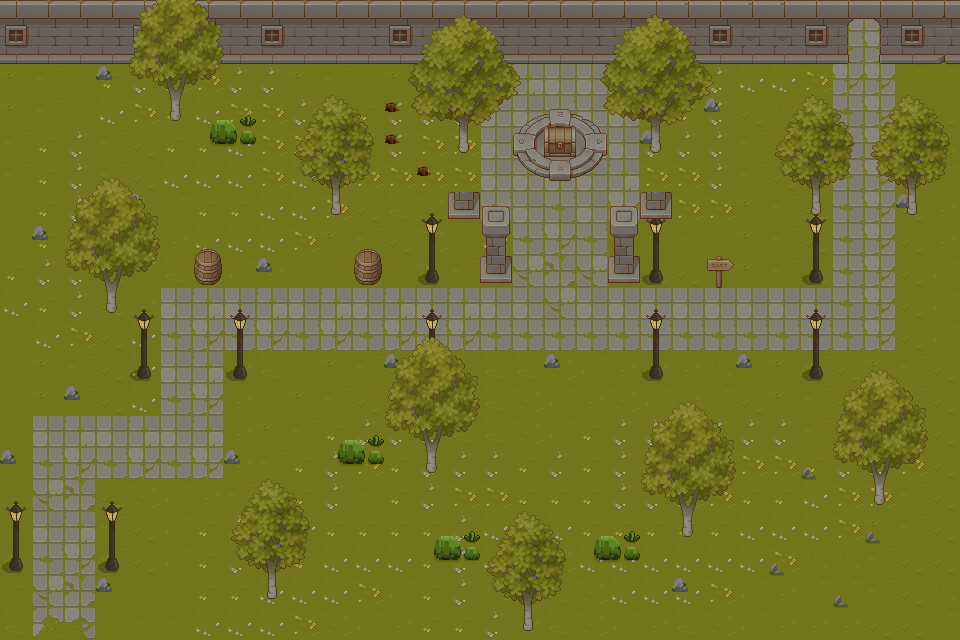

The image is a tile-based game level rendered from a .tmx file. Its description and complete source (layers, tilesets, objects, tile grids) follow:
An orthogonal 30x20 tile map with 32x32 px tiles, 4 tile layers (Sloy 1, Sloy 2, Sloy 3, Sloy 4), 6 tilesets.

<map version="1.10" tiledversion="1.11.2" orientation="orthogonal" renderorder="right-down" width="30" height="20" tilewidth="32" tileheight="32" infinite="0" nextlayerid="5" nextobjectid="1">
 <tileset firstgid="1" name="trees" tilewidth="32" tileheight="32" tilecount="16" columns="4">
  <image source="AnimatedTreeFree/Freedecorations.png" width="128" height="128" />
 </tileset>
 <tileset firstgid="17" name="1" tilewidth="32" tileheight="32" tilecount="64" columns="8">
  <image source="Texture/TX Tileset Grass.png" width="256" height="256" />
 </tileset>
 <tileset firstgid="81" name="2" tilewidth="32" tileheight="32" tilecount="256" columns="16">
  <image source="Texture/TX Props.png" width="512" height="512" />
 </tileset>
 <tileset firstgid="337" name="3" tilewidth="32" tileheight="32" tilecount="256" columns="16">
  <image source="Texture/TX Struct.png" width="512" height="512" />
 </tileset>
 <tileset firstgid="593" name="4" tilewidth="32" tileheight="32" tilecount="256" columns="16">
  <image source="Texture/TX Plant.png" width="512" height="512" />
 </tileset>
 <tileset firstgid="849" name="5" tilewidth="32" tileheight="32" tilecount="256" columns="16">
  <image source="Texture/TX Tileset Wall.png" width="512" height="512" />
 </tileset>
 <layer id="1" name="Sloy 1" width="30" height="20">
  <data encoding="csv">
17,17,17,17,17,17,17,17,17,25,25,25,17,17,17,17,17,17,17,17,17,25,17,18,19,20,49,50,17,18,
25,25,25,25,25,25,25,25,25,25,26,27,25,25,25,25,25,25,25,25,25,25,25,26,27,28,57,58,25,26,
18,19,17,37,38,46,46,38,38,18,19,17,18,19,20,49,50,49,49,50,17,37,38,45,45,46,58,58,36,36,
18,19,17,45,46,37,45,46,46,38,38,37,38,38,38,49,49,57,49,50,17,37,38,20,28,17,57,58,20,20,
19,37,38,19,20,37,37,45,46,46,46,38,38,46,46,57,49,50,50,50,38,38,38,19,20,17,57,58,20,28,
19,37,38,19,20,45,45,45,46,45,46,46,46,46,46,49,49,49,49,50,46,46,38,19,20,17,57,58,20,36,
17,37,38,20,20,36,37,37,45,45,46,20,41,42,41,57,57,57,57,58,45,46,46,18,19,20,57,58,20,44,
17,37,38,20,28,44,45,45,45,46,18,19,20,42,17,45,41,58,25,43,25,25,17,18,19,20,57,58,20,44,
37,38,38,20,36,41,42,43,44,17,17,17,17,18,19,17,41,66,33,43,20,20,17,18,19,20,57,58,20,43,
45,37,38,20,44,49,50,49,50,49,50,49,50,49,50,49,49,65,49,49,49,49,49,49,49,49,57,58,20,43,
17,45,46,20,45,57,58,57,58,57,58,57,58,57,58,57,57,57,57,57,57,57,57,57,57,57,57,58,20,43,
17,18,19,20,45,49,50,44,41,17,18,19,20,28,25,41,41,42,43,44,44,44,28,17,18,19,20,18,19,20,
17,18,19,20,45,57,58,44,17,18,19,20,28,17,33,41,42,43,44,42,43,44,36,20,18,19,20,18,19,20,
17,49,50,49,50,49,50,44,18,19,37,38,38,38,41,41,42,43,37,38,38,38,38,38,38,19,37,38,38,20,
17,57,58,57,58,57,58,44,19,37,38,46,37,38,38,38,37,38,37,38,46,46,46,46,46,37,38,38,46,20,
17,65,66,20,42,43,44,19,20,37,38,25,37,38,46,46,37,37,37,38,38,46,46,37,37,45,46,46,19,20,
17,49,50,19,20,43,37,38,17,45,37,37,37,37,38,45,45,45,37,37,37,37,37,45,45,45,46,18,19,20,
25,57,58,19,20,43,37,38,37,37,45,45,45,37,38,45,46,42,45,45,45,45,45,45,46,28,28,19,20,20,
33,65,66,18,17,17,37,37,45,45,45,46,43,37,38,28,36,41,42,45,45,45,46,43,44,36,36,19,20,28,
41,73,74,17,25,25,45,45,45,46,42,43,44,37,37,38,44,41,42,43,44,41,42,43,44,44,44,20,20,36
</data>
 </layer>
 <layer id="2" name="Sloy 2" width="30" height="20">
  <data encoding="csv">
951,946,946,946,951,946,946,946,951,946,946,946,951,946,946,946,946,946,946,947,948,949,951,949,949,951,414,415,951,947,
967,962,962,962,967,962,962,962,967,962,962,962,967,962,962,962,962,962,962,963,964,965,967,965,965,967,430,431,967,963,
0,0,0,0,0,0,0,0,0,0,0,0,0,0,0,0,0,0,0,0,0,0,0,0,0,0,0,0,0,0,
0,0,0,0,0,0,9,10,0,0,0,0,15,11,0,49,220,221,222,49,0,0,0,0,0,0,0,0,0,0,
0,0,0,0,0,0,13,14,0,0,0,0,15,0,0,49,236,237,238,49,11,0,0,0,0,0,0,0,0,0,
0,0,0,0,0,0,0,0,0,0,0,0,0,15,0,0,252,253,254,0,0,0,0,0,0,11,0,0,0,0,
0,0,0,0,0,0,0,0,0,0,0,0,0,4,0,0,49,0,49,0,4,0,0,0,0,4,0,0,11,0,
0,0,0,0,0,149,150,151,0,0,149,150,151,8,0,0,57,0,57,0,8,0,148,149,0,8,0,0,0,0,
0,0,0,0,0,165,166,167,11,0,165,166,167,12,0,0,65,0,65,0,12,0,164,165,0,12,0,0,0,0,
0,0,0,0,4,0,0,4,0,0,0,0,0,4,0,0,0,0,0,0,4,0,180,181,0,4,0,0,0,0,
0,0,0,0,8,0,0,8,0,0,0,0,0,8,0,0,0,0,0,0,8,0,0,0,0,8,0,0,0,0,
0,0,0,0,12,0,0,12,0,0,0,0,11,12,0,0,0,11,0,0,12,0,0,11,0,12,0,0,0,0,
0,0,11,0,0,0,0,0,0,0,0,0,0,0,0,0,0,0,0,0,0,0,0,0,0,0,0,0,0,0,
0,0,0,0,0,0,0,0,0,0,9,10,0,0,0,0,0,0,0,0,9,10,0,0,0,0,0,0,0,0,
11,0,0,0,0,0,0,11,0,0,13,14,0,0,0,0,0,0,0,0,13,14,0,0,0,7,0,0,0,0,
4,0,0,4,0,0,0,0,0,0,0,0,0,0,0,0,0,0,0,0,0,0,0,0,0,0,0,0,0,0,
8,0,0,8,0,0,0,0,0,0,0,0,0,9,10,0,0,0,9,10,0,0,0,0,0,0,0,7,0,0,
12,0,0,12,0,0,0,0,0,0,0,0,0,13,14,0,0,0,13,14,0,0,0,0,7,0,0,0,0,0,
0,0,0,11,0,0,0,0,0,0,0,0,0,0,0,0,0,0,0,0,0,0,0,0,0,0,7,0,0,0,
0,0,0,0,0,0,0,0,0,0,0,0,0,0,0,0,0,0,0,0,0,0,0,0,0,0,0,0,0,0
</data>
 </layer>
 <layer id="3" name="Sloy 3" width="30" height="20">
  <data encoding="csv">
0,0,0,0,0,0,0,0,0,0,0,0,0,0,0,0,0,0,0,0,0,0,0,0,0,0,0,0,0,0,
0,0,0,0,0,0,0,0,0,0,0,0,0,0,0,0,0,0,0,0,0,0,0,0,0,0,0,0,0,0,
0,0,0,11,0,0,0,0,0,0,0,0,0,0,0,0,0,0,0,0,0,0,0,0,0,0,0,0,0,0,
0,0,0,0,0,0,0,0,0,0,0,0,0,0,0,0,83,84,85,0,0,0,11,0,0,0,0,0,0,0,
0,0,0,0,0,0,0,0,0,0,0,0,0,0,0,0,99,100,101,0,0,0,0,0,0,0,0,0,0,0,
0,0,0,0,0,0,0,0,0,0,0,0,0,0,0,0,0,0,0,0,0,0,0,0,0,0,0,0,0,0,
0,0,0,11,11,0,0,0,0,0,0,0,0,0,206,172,0,0,0,172,206,0,0,0,0,0,0,0,0,0,
0,11,0,0,0,0,0,0,0,0,0,0,0,0,0,188,0,0,0,188,0,0,0,0,0,0,0,0,0,0,
0,0,0,0,0,0,0,0,0,0,0,0,0,0,0,204,0,0,0,204,0,0,0,0,0,0,0,0,0,0,
0,0,0,0,0,0,0,0,0,0,0,0,0,0,0,0,0,0,0,0,0,0,0,0,0,0,0,0,0,0,
0,0,0,0,0,0,0,0,0,0,0,0,0,0,0,0,0,0,0,0,0,0,0,0,0,0,0,0,0,0,
0,0,0,0,0,0,0,0,0,0,0,0,0,0,0,0,0,0,0,0,0,0,0,0,0,0,0,0,0,0,
0,0,0,0,0,0,0,0,0,0,0,0,0,0,0,0,0,0,0,0,0,0,0,0,0,0,0,0,0,0,
0,0,0,0,0,0,0,0,0,0,0,0,0,0,0,0,0,0,0,0,0,0,0,0,0,0,0,0,0,0,
0,0,0,0,0,0,0,0,0,0,0,0,0,0,0,0,0,0,0,0,0,0,0,0,0,0,0,0,11,0,
0,0,0,0,0,0,0,0,0,0,0,0,0,0,0,0,0,0,0,0,0,0,0,0,0,0,0,0,0,0,
0,0,0,0,0,0,0,0,0,0,0,0,0,0,0,0,0,0,0,0,0,0,0,0,0,0,0,0,0,0,
0,0,0,0,0,0,0,0,0,0,0,0,0,0,0,0,0,0,0,0,0,0,0,0,0,0,0,0,0,0,
0,0,0,0,0,0,0,0,0,0,0,0,0,0,0,0,0,0,0,0,0,11,0,0,0,0,0,0,0,0,
0,0,0,0,0,0,0,0,0,0,0,0,0,0,0,0,0,0,0,0,0,0,0,0,0,0,0,0,0,0
</data>
 </layer>
 <layer id="4" name="Sloy 4" width="30" height="20">
  <data encoding="csv">
0,0,0,0,614,615,616,0,0,0,0,0,593,594,595,596,597,0,593,594,595,596,597,0,0,0,0,0,0,0,
0,0,0,0,630,631,632,0,0,0,0,0,609,610,611,612,613,0,609,610,611,612,613,0,0,0,0,0,0,0,
0,0,0,0,646,647,648,0,0,602,603,604,625,626,627,628,629,0,625,626,627,628,629,0,602,603,0,0,603,604,
0,0,0,0,662,663,664,0,0,618,619,620,641,642,643,644,645,0,641,642,643,644,645,0,618,619,620,618,619,620,
0,0,0,0,0,0,0,0,0,634,635,636,657,658,659,660,661,0,657,658,659,660,661,0,634,635,636,634,635,636,
0,0,598,599,600,0,0,0,0,650,651,652,0,0,0,0,0,0,0,0,0,0,0,0,650,651,652,650,651,652,
0,0,614,615,616,0,0,0,0,666,667,668,0,0,0,0,0,0,0,0,0,0,0,0,666,667,668,666,667,668,
0,0,630,631,632,0,0,0,0,0,0,0,0,0,0,0,0,0,0,0,0,0,0,0,0,0,0,0,0,0,
0,0,646,647,648,0,0,0,0,0,0,0,0,0,0,0,0,0,0,0,0,0,0,0,0,0,0,0,0,0,
0,0,662,663,664,0,0,0,0,0,0,0,0,0,0,0,0,0,0,0,0,0,0,0,0,0,0,0,0,0,
0,0,0,0,0,0,0,0,0,0,0,0,598,599,600,0,0,0,0,0,0,0,0,0,0,0,0,0,0,0,
0,0,0,0,0,0,0,0,0,0,0,0,614,615,616,0,0,0,0,0,0,0,0,0,0,0,598,599,600,0,
0,0,0,0,0,0,0,0,0,0,0,0,630,631,632,0,0,0,0,0,598,599,600,0,0,0,614,615,616,0,
0,0,0,0,0,0,0,0,0,0,0,0,646,647,648,0,0,0,0,0,614,615,616,0,0,0,630,631,632,0,
0,0,0,0,0,0,0,602,603,604,0,0,662,663,664,0,0,0,0,0,630,631,632,0,0,0,646,647,648,0,
0,0,0,0,0,0,0,618,619,620,0,0,0,0,0,602,603,604,0,0,646,647,648,0,0,0,662,663,664,0,
0,0,0,0,0,0,0,634,635,636,0,0,0,0,0,618,619,620,0,0,662,663,664,0,0,0,0,0,0,0,
0,0,0,0,0,0,0,650,651,652,0,0,0,0,0,634,635,636,0,0,0,0,0,0,0,0,0,0,0,0,
0,0,0,0,0,0,0,666,667,668,0,0,0,0,0,650,651,652,0,0,0,0,0,0,0,0,0,0,0,0,
0,0,0,0,0,0,0,0,0,0,0,0,0,0,0,666,667,668,0,0,0,0,0,0,0,0,0,0,0,0
</data>
 </layer>
</map>
